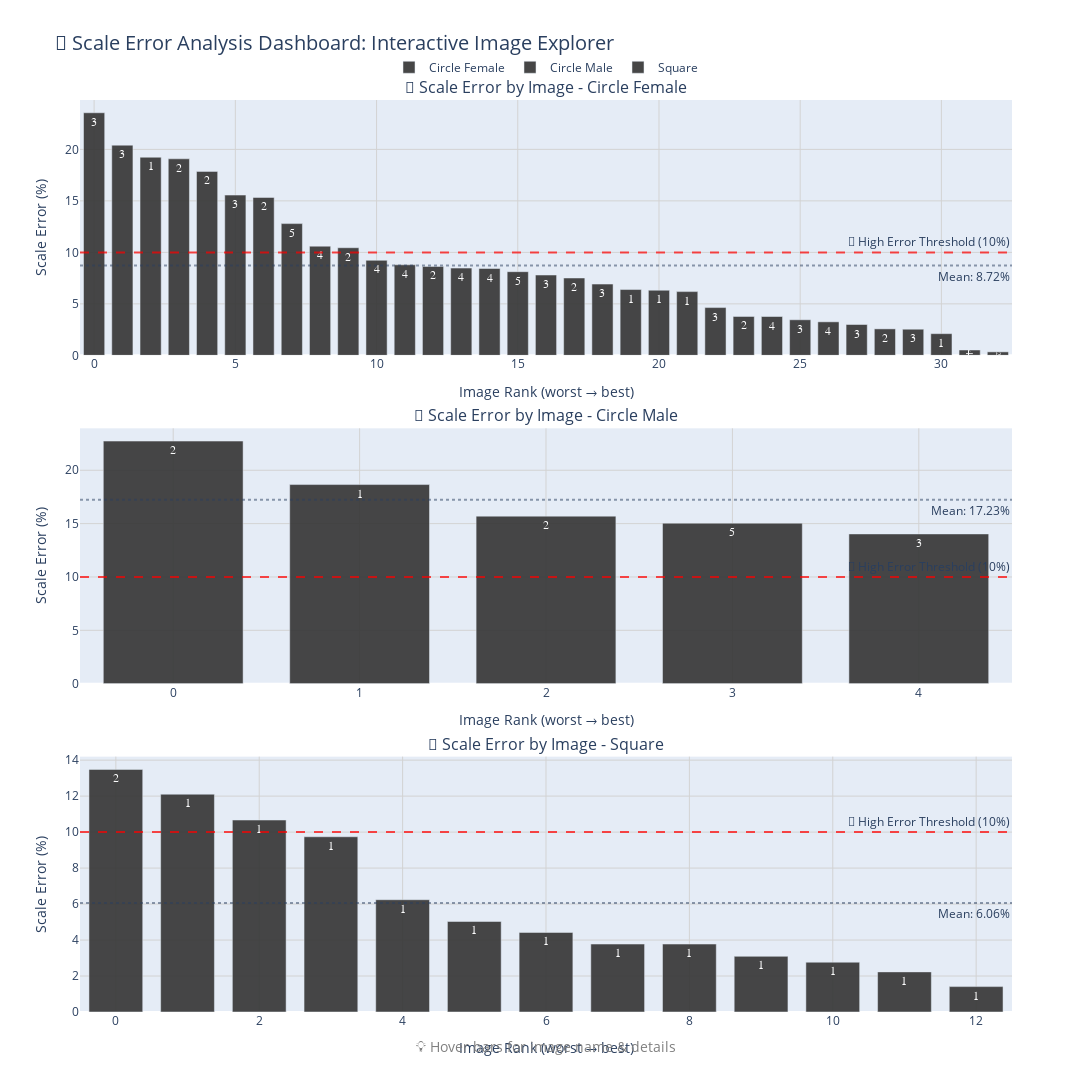

Notebook cell for this chart:
### Markdown cell above
# 📐 Scale Error Deep Dive: The Calibration Chronicles

## 🔍 Understanding Scale Errors
Scale errors occur when our algorithm incorrectly estimates the "mm per pixel" ratio. This is crucial because even perfect pixel measurements become wrong if we don't know the true scale!

### 🎯 Key Questions We'll Answer:
- How much do scale errors vary across different pond types?
- Which images are most problematic for scale estimation?
- Do multiple prawns in the same image share similar scale errors?

---

## 🛠️ Scale Error Analysis Functions

### Code cell
import numpy as np
import pandas as pd
import plotly.graph_objects as go
from plotly.subplots import make_subplots

POND_COLORS = {
    # fill your palette here
    # 'circular_small_male': '#3b82f6',
}
DEFAULT_COLOR = '#333333'
EPS = 1e-12

def _pct_err(gt, pred):
    # MAPE-style with epsilon guard
    # return 100.0 * np.abs(gt - pred) / np.clip(np.abs(gt), EPS, None)

# If you prefer SMAPE instead:
# def _pct_err(gt, pred):
    return 200.0 * np.abs(gt - pred) / np.clip(np.abs(gt) + np.abs(pred), EPS, None)

def create_scale_results_dictionary(df: pd.DataFrame):
    pond_types = df['Pond_Type'].dropna().unique()
    scale_results = {}

    for pond_type in pond_types:
        print(f"\n🏊♀️ Analyzing scale errors for {pond_type} pond...")

        df_pond = df.loc[df['Pond_Type'] == pond_type].copy()

        # Guard against missing columns early
        needed = {'Label','mean_scale','pred_scale','PrawnID'}
        missing = needed - set(df_pond.columns)
        if missing:
            raise KeyError(f"Missing columns for {pond_type}: {missing}")

        # Compute % error safely
        df_pond['scale_error_percent'] = _pct_err(df_pond['mean_scale'], df_pond['pred_scale'])

        # Drop rows with NaNs in essentials
        df_pond = df_pond.dropna(subset=['Label','scale_error_percent'])

        # Aggregate per image
        df_img = (
            df_pond.groupby('Label', as_index=False)
                   .agg(scale_error_percent=('scale_error_percent','mean'),
                        prawn_count=('PrawnID','count'))
        )

        # Sort worst→best
        df_img = df_img.sort_values('scale_error_percent', ascending=False).reset_index(drop=True)

        scale_results[pond_type] = {
            'image_data': df_img,
            'mean_scale_error': float(df_img['scale_error_percent'].mean()) if len(df_img) else np.nan,
            'std_scale_error': float(df_img['scale_error_percent'].std(ddof=1)) if len(df_img) > 1 else np.nan,
            'total_images': int(len(df_img)),
            'total_prawns': int(df_img['prawn_count'].sum()) if len(df_img) else 0
        }

        m = scale_results[pond_type]['mean_scale_error']
        s = scale_results[pond_type]['std_scale_error']
        print(f"   📊 Mean scale error: {m:.2f}%")
        print(f"   📈 Std scale error: {0 if np.isnan(s) else s:.2f}%")
        print(f"   🖼️ Total images: {scale_results[pond_type]['total_images']}")
        print(f"   🦐 Total prawns: {scale_results[pond_type]['total_prawns']}")

    return scale_results


def create_scale_error_visualization_plotly(scale_results: Dict[str, Dict]) -> None:
    pond_types = list(scale_results.keys())
    n_ponds = len(pond_types)

    fig = make_subplots(
        rows=n_ponds, cols=1,
        subplot_titles=[f'📐 Scale Error by Image - {pt.replace("_", " ").title()}' for pt in pond_types],
        vertical_spacing=0.08,
        shared_xaxes=False
    )

    for i, pond_type in enumerate(pond_types, 1):
        df_img = scale_results[pond_type]['image_data']
        color = POND_COLORS.get(pond_type, DEFAULT_COLOR)

        fig.add_trace(
            go.Bar(
                x=np.arange(len(df_img)),  # rank 0..N-1
                y=df_img['scale_error_percent'],
                name=pond_type.replace("_", " ").title(),
                marker_color=color,
                opacity=0.9,
                showlegend=True,
                text=df_img['prawn_count'],
                textposition='inside',
                textfont=dict(color='white', size=12, family="Arial Black"),
                customdata=np.stack([df_img['Label'].to_numpy(),
                                     df_img['prawn_count'].to_numpy()], axis=1),
                hovertemplate="<b>🖼️ Image Details</b><br>" +
                              "📁 Image Name: %{customdata[0]}<br>" +
                              "📐 Scale Error: %{y:.2f}%<br>" +
                              "🦐 Prawn Count: %{customdata[1]}<br>" +
                              "📊 Image Rank: #%{x}<br>" +
                              "<extra></extra>",
            ),
            row=i, col=1
        )

        # 10% threshold
        fig.add_hline(
            y=10,
            line_dash="dash",
            line_color="red",
            opacity=0.7,
            annotation_text="🚨 High Error Threshold (10%)",
            annotation_position="top right",
            row=i, col=1
        )

        # Optional: pond mean line (comment out if you prefer clean look)
        pond_mean = scale_results[pond_type]['mean_scale_error']
        if not np.isnan(pond_mean):
            fig.add_hline(
                y=pond_mean,
                line_dash="dot",
                opacity=0.5,
                annotation_text=f"Mean: {pond_mean:.2f}%",
                annotation_position="bottom right",
                row=i, col=1
            )

    fig.update_layout(
        title_text="🎪 Scale Error Analysis Dashboard: Interactive Image Explorer",
        title_font_size=20,
        height=max(400, 450*n_ponds),
        width=1200,
        showlegend=True,
        legend=dict(orientation="h", yanchor="bottom", y=1.02, xanchor="center", x=0.5),
        hovermode='closest',
        bargap=0.25
    )

    for i in range(1, n_ponds + 1):
        fig.update_xaxes(title_text="Image Rank (worst → best)", row=i, col=1, showgrid=True, gridwidth=1, gridcolor='lightgray')
        fig.update_yaxes(title_text="Scale Error (%)", row=i, col=1, showgrid=True, gridwidth=1, gridcolor='lightgray', rangemode='tozero')

    fig.add_annotation(
        text="💡 Hover bars for image name & details",
        xref="paper", yref="paper", x=0.5, y=-0.05,
        showarrow=False, font=dict(size=14, color="gray"), xanchor="center"
    )
    fig.show()

create_scale_error_visualization_plotly(scale_results=create_scale_results_dictionary(df))

### Figure 1 — Plotly figure (JSON) as saved in the notebook; plotly's stock layout.template omitted (floating-point values rounded to 4 significant figures)
{"data": [{"customdata": [["full body:undistorted_GX010080_157_2283.jpg_gamma", 3], ["full body:undistorted_GX010082_236_3137.jpg_gamma", 3], ["full body:undistorted_GX010090_132_1852.jpg_gamma", 1], ["full body:undistorted_GX010094_9_129.jpg_gamma", 2], ["full body:undistorted_GX010097_124_1870.jpg_gamma", 2], ["full body:undistorted_GX010082_65_1070.jpg_gamma", 3], ["full body:undistorted_GX010088_209_2904.jpg_gamma", 2], ["full body:undistorted_GX010080_193_2640.jpg_gamma", 5], ["full body:undistorted_GX010069_19_191.jpg_gamma", 4], ["full body:undistorted_GX010085_261_3610.jpg_gamma", 2], ["full body:undistorted_GX010097_105_1651.jpg_gamma", 4], ["full body:undistorted_GX010067_33_625.jpg_gamma", 4], ["full body:undistorted_GX010097_32_528.jpg_gamma", 2], ["full body:undistorted_GX010080_238_3392.jpg_gamma", 4], ["full body:undistorted_GX010082_8_59.jpg_gamma", 4], ["full body:undistorted_GX010080_237_3366.jpg_gamma", 5], ["full body:undistorted_GX010088_262_3712.jpg_gamma", 3], ["full body:undistorted_GX010082_53_796.jpg_gamma", 2], ["full body:undistorted_GX010080_212_2954.jpg_gamma", 3], ["full body:undistorted_GX010094_163_2312.jpg_gamma", 1], ["full body:undistorted_GX010094_93_1258.jpg_gamma", 1], ["full body:undistorted_GX010094_24_430.jpg_gamma", 1], ["full body:undistorted_GX010068_26_666.jpg_gamma", 3], ["full body:undistorted_GX010068_27_795.jpg_gamma", 2], ["full body:undistorted_GX010084_30_344.jpg_gamma", 4], ["full body:undistorted_GX010084_130_1748.jpg_gamma", 3], ["full body:undistorted_GX010097_60_1080.jpg_gamma", 4], ["full body:undistorted_GX010073_55_1014.jpg_gamma", 3], ["full body:undistorted_GX010073_42_695.jpg_gamma", 2], ["full body:undistorted_GX010077_14_237.jpg_gamma", 3], ["full body:undistorted_GX010101_12_173.jpg_gamma", 1], ["full body:undistorted_GX010088_327_4364.jpg_gamma", 4], ["full body:undistorted_GX010071_22_444.jpg_gamma", 2]], "hovertemplate": "<b>🖼️ Image Details</b><br>📁 Image Name: %{customdata[0]}<br>📐 Scale Error: %{y:.2f}%<br>🦐 Prawn Count: %{customdata[1]}<br>📊 Image Rank: #%{x}<br><extra></extra>", "marker": {"color": "#333333"}, "name": "Circle Female", "opacity": 0.9, "showlegend": true, "text": [3.0, 3.0, 1.0, 2.0, 2.0, 3.0, 2.0, 5.0, 4.0, 2.0, 4.0, 4.0, 2.0, 4.0, 4.0, 5.0, 3.0, 2.0, 3.0, 1.0, 1.0, 1.0, 3.0, 2.0, 4.0, 3.0, 4.0, 3.0, 2.0, 3.0, 1.0, 4.0, 2.0], "textfont": {"color": "white", "family": "Arial Black", "size": 12}, "textposition": "inside", "type": "bar", "x": [0, 1, 2, 3, 4, 5, 6, 7, 8, 9, 10, 11, 12, 13, 14, 15, 16, 17, 18, 19, 20, 21, 22, 23, 24, 25, 26, 27, 28, 29, 30, 31, 32], "xaxis": "x", "y": [23.56, 20.41, 19.24, 19.09, 17.87, 15.56, 15.33, 12.79, 10.6, 10.45, 9.227, 8.793, 8.634, 8.473, 8.434, 8.126, 7.802, 7.512, 6.921, 6.391, 6.324, 6.191, 4.64, 3.777, 3.772, 3.455, 3.255, 2.997, 2.57, 2.538, 2.106, 0.5211, 0.339], "yaxis": "y"}, {"customdata": [["full body:undistorted_GX010105_28_816.jpg_gamma", 2], ["full body:undistorted_GX010102_50_1396.jpg_gamma", 1], ["full body:undistorted_GX010091_5_149.jpg_gamma", 2], ["full body:undistorted_GX010102_9_165.jpg_gamma", 5], ["full body:undistorted_GX010089_11_236.jpg_gamma", 3]], "hovertemplate": "<b>🖼️ Image Details</b><br>📁 Image Name: %{customdata[0]}<br>📐 Scale Error: %{y:.2f}%<br>🦐 Prawn Count: %{customdata[1]}<br>📊 Image Rank: #%{x}<br><extra></extra>", "marker": {"color": "#333333"}, "name": "Circle Male", "opacity": 0.9, "showlegend": true, "text": [2.0, 1.0, 2.0, 5.0, 3.0], "textfont": {"color": "white", "family": "Arial Black", "size": 12}, "textposition": "inside", "type": "bar", "x": [0, 1, 2, 3, 4], "xaxis": "x2", "y": [22.74, 18.66, 15.7, 15.04, 14.03], "yaxis": "y2"}, {"customdata": [["full body:undistorted_GX010152_36_378.jpg_gamma", 2], ["full body:undistorted_GX010162_72_927.jpg_gamma.jpg_gamma", 1], ["full body:undistorted_GX010157_160_2259", 1], ["full body:undistorted_GX010178_172_3604.jpg_gamma", 1], ["full body:undistorted_GX010161_54_676.jpg_gamma.jpg_gamma", 1], ["full body:undistorted_GX010183_37_685.jpg_gamma", 1], ["full body:undistorted_GX010183_80_1633.jpg_gamma", 1], ["full body:undistorted_GX010157_177_2665.jpg_gamma", 1], ["full body:undistorted_GX010157_174_2582.jpg_gamma", 1], ["full body:undistorted_GX010175_266_3372.jpg_gamma.jpg_gamma", 1], ["full body:undistorted_GX010183_128_2852.jpg_gamma", 1], ["full body:undistorted_GX010174_62_790.jpg_gamma", 1], ["full body:undistorted_GX010177_232_3047", 1]], "hovertemplate": "<b>🖼️ Image Details</b><br>📁 Image Name: %{customdata[0]}<br>📐 Scale Error: %{y:.2f}%<br>🦐 Prawn Count: %{customdata[1]}<br>📊 Image Rank: #%{x}<br><extra></extra>", "marker": {"color": "#333333"}, "name": "Square", "opacity": 0.9, "showlegend": true, "text": [2.0, 1.0, 1.0, 1.0, 1.0, 1.0, 1.0, 1.0, 1.0, 1.0, 1.0, 1.0, 1.0], "textfont": {"color": "white", "family": "Arial Black", "size": 12}, "textposition": "inside", "type": "bar", "x": [0, 1, 2, 3, 4, 5, 6, 7, 8, 9, 10, 11, 12], "xaxis": "x3", "y": [13.49, 12.11, 10.67, 9.74, 6.242, 5.032, 4.423, 3.777, 3.777, 3.095, 2.769, 2.23, 1.412], "yaxis": "y3"}], "layout": {"annotations": [{"font": {"size": 16}, "showarrow": false, "text": "📐 Scale Error by Image - Circle Female", "x": 0.5, "xanchor": "center", "xref": "paper", "y": 1, "yanchor": "bottom", "yref": "paper"}, {"font": {"size": 16}, "showarrow": false, "text": "📐 Scale Error by Image - Circle Male", "x": 0.5, "xanchor": "center", "xref": "paper", "y": 0.64, "yanchor": "bottom", "yref": "paper"}, {"font": {"size": 16}, "showarrow": false, "text": "📐 Scale Error by Image - Square", "x": 0.5, "xanchor": "center", "xref": "paper", "y": 0.28, "yanchor": "bottom", "yref": "paper"}, {"showarrow": false, "text": "🚨 High Error Threshold (10%)", "x": 1, "xanchor": "right", "xref": "x domain", "y": 10, "yanchor": "bottom", "yref": "y"}, {"showarrow": false, "text": "Mean: 8.72%", "x": 1, "xanchor": "right", "xref": "x domain", "y": 8.718, "yanchor": "top", "yref": "y"}, {"showarrow": false, "text": "🚨 High Error Threshold (10%)", "x": 1, "xanchor": "right", "xref": "x2 domain", "y": 10, "yanchor": "bottom", "yref": "y2"}, {"showarrow": false, "text": "Mean: 17.23%", "x": 1, "xanchor": "right", "xref": "x2 domain", "y": 17.23, "yanchor": "top", "yref": "y2"}, {"showarrow": false, "text": "🚨 High Error Threshold (10%)", "x": 1, "xanchor": "right", "xref": "x3 domain", "y": 10, "yanchor": "bottom", "yref": "y3"}, {"showarrow": false, "text": "Mean: 6.06%", "x": 1, "xanchor": "right", "xref": "x3 domain", "y": 6.059, "yanchor": "top", "yref": "y3"}, {"font": {"color": "gray", "size": 14}, "showarrow": false, "text": "💡 Hover bars for image name & details", "x": 0.5, "xanchor": "center", "xref": "paper", "y": -0.05, "yref": "paper"}], "bargap": 0.25, "height": 1350, "hovermode": "closest", "legend": {"orientation": "h", "x": 0.5, "xanchor": "center", "y": 1.02, "yanchor": "bottom"}, "shapes": [{"line": {"color": "red", "dash": "dash"}, "opacity": 0.7, "type": "line", "x0": 0, "x1": 1, "xref": "x domain", "y0": 10, "y1": 10, "yref": "y"}, {"line": {"dash": "dot"}, "opacity": 0.5, "type": "line", "x0": 0, "x1": 1, "xref": "x domain", "y0": 8.718, "y1": 8.718, "yref": "y"}, {"line": {"color": "red", "dash": "dash"}, "opacity": 0.7, "type": "line", "x0": 0, "x1": 1, "xref": "x2 domain", "y0": 10, "y1": 10, "yref": "y2"}, {"line": {"dash": "dot"}, "opacity": 0.5, "type": "line", "x0": 0, "x1": 1, "xref": "x2 domain", "y0": 17.23, "y1": 17.23, "yref": "y2"}, {"line": {"color": "red", "dash": "dash"}, "opacity": 0.7, "type": "line", "x0": 0, "x1": 1, "xref": "x3 domain", "y0": 10, "y1": 10, "yref": "y3"}, {"line": {"dash": "dot"}, "opacity": 0.5, "type": "line", "x0": 0, "x1": 1, "xref": "x3 domain", "y0": 6.059, "y1": 6.059, "yref": "y3"}], "showlegend": true, "title": {"font": {"size": 20}, "text": "🎪 Scale Error Analysis Dashboard: Interactive Image Explorer"}, "width": 1200, "xaxis": {"anchor": "y", "domain": [0, 1], "gridcolor": "lightgray", "gridwidth": 1, "showgrid": true, "title": {"text": "Image Rank (worst → best)"}}, "xaxis2": {"anchor": "y2", "domain": [0, 1], "gridcolor": "lightgray", "gridwidth": 1, "showgrid": true, "title": {"text": "Image Rank (worst → best)"}}, "xaxis3": {"anchor": "y3", "domain": [0, 1], "gridcolor": "lightgray", "gridwidth": 1, "showgrid": true, "title": {"text": "Image Rank (worst → best)"}}, "yaxis": {"anchor": "x", "domain": [0.72, 1], "gridcolor": "lightgray", "gridwidth": 1, "rangemode": "tozero", "showgrid": true, "title": {"text": "Scale Error (%)"}}, "yaxis2": {"anchor": "x2", "domain": [0.36, 0.64], "gridcolor": "lightgray", "gridwidth": 1, "rangemode": "tozero", "showgrid": true, "title": {"text": "Scale Error (%)"}}, "yaxis3": {"anchor": "x3", "domain": [0, 0.28], "gridcolor": "lightgray", "gridwidth": 1, "rangemode": "tozero", "showgrid": true, "title": {"text": "Scale Error (%)"}}}}
